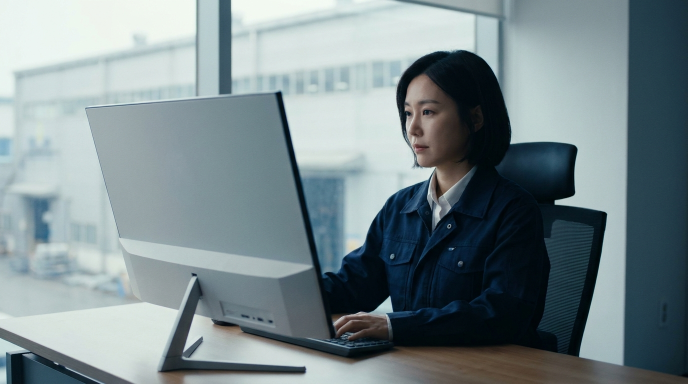
#> input picture axcore-film/assets/generated-images/K1_office_engineer.png, 1376 x 768 px, given in place of env2.png, which was not available (shown at 1/2 size)
$ python tplus_motion_v2.py
#> lines starting #> are read from the running program, lines starting #| are printed output that depends on the picture; pictures that were not available may be replaced by others from this repository, and a replacement may not be noted
#!/usr/bin/env python3
"""T PLUS logo motion v2 — light-driven reveal in one continuous 3D space.

1920x1080, 30fps, 6.8s. Every transition is motivated by light:
  0.00-1.30  macro: an ice-blue point light glides along the chrome top edge
  1.30-2.45  macro: a champagne-gold light climbs the curved stem tip
  2.45-3.55  pull back: both lights race along the contour and collide
  3.55-4.10  white bloom -> contracts to a star
  4.05-5.30  the symbol is drawn out of the star (glowing growth front)
             while rotating to front; wordmark letters swing in
  5.30-6.80  centred chrome logo, light sweep + glint, flattens to 2D white

usage: python tplus_motion_v2.py [--frames a:b] [--only 10,40] [--workers N]
"""
import argparse
import math
import os
import re
from multiprocessing import Pool

import cairosvg
import cv2
import numpy as np
from scipy.sparse import csr_matrix
from scipy.sparse.csgraph import dijkstra

W, H, FPS, DUR = 1920, 1080, 30, 6.8
NF = int(round(DUR * FPS))
ROOT = os.path.dirname(os.path.abspath(__file__))
AS = os.path.join(ROOT, "assets")
OUT = os.path.join(ROOT, "frames")
cv2.setNumThreads(1)

ICE = np.array([0.35, 0.78, 1.0], np.float32)
GOLD = np.array([1.0, 0.74, 0.38], np.float32)
WHITE = np.array([0.9, 0.95, 1.0], np.float32)
FINAL_H = 400.0  # final logo height on screen (px), centred


# ---------------------------------------------------------------- easing
def seg(t, a, b):
    return min(max((t - a) / (b - a), 0.0), 1.0)


def smooth(x):
    return x * x * (3 - 2 * x)


def smoother(x):
    return x * x * x * (x * (6 * x - 15) + 10)


def out_cubic(x):
    return 1 - (1 - x) ** 3


def in_cubic(x):
    return x ** 3


def in_out_cubic(x):
    return 4 * x ** 3 if x < 0.5 else 1 - (-2 * x + 2) ** 3 / 2


def lerp(a, b, x):
    return a + (b - a) * x


def lerpv(a, b, x):
    return np.asarray(a, float) + (np.asarray(b, float) - np.asarray(a, float)) * x


def pulse(t, c, w):
    return math.exp(-((t - c) / w) ** 2)


# ---------------------------------------------------------------- assets
def load(name, size=None):
#> called with name = 'env2.png', size = (2048, 869)
    im = cv2.imread(os.path.join(AS, name), cv2.IMREAD_COLOR)
#> im is the input picture: shape (768, 1376, 3); mean B, G, R 140.5, 136.6, 121.5
    if size:
        im = cv2.resize(im, size, interpolation=cv2.INTER_AREA)
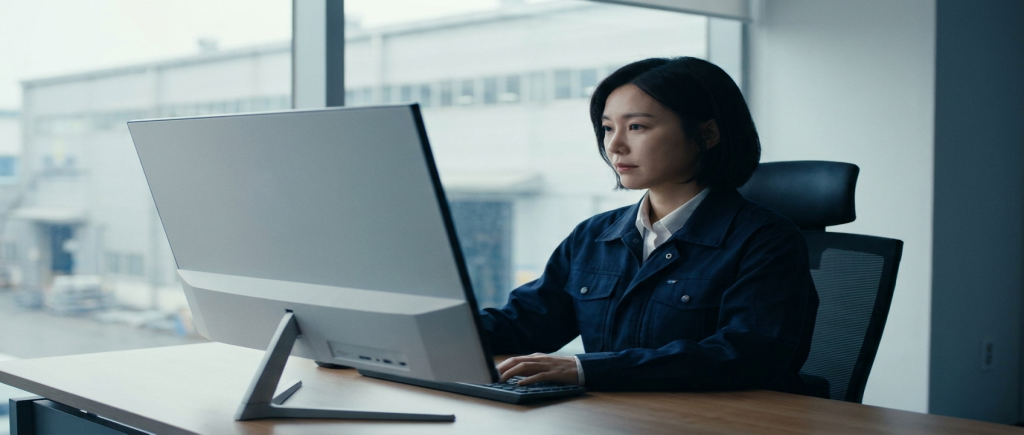
#> im: shape (869, 2048, 3) (shown at 1/2 size); mean B, G, R 140.4, 136.5, 121.4
    im = cv2.cvtColor(im, cv2.COLOR_BGR2RGB).astype(np.float32) / 255.0
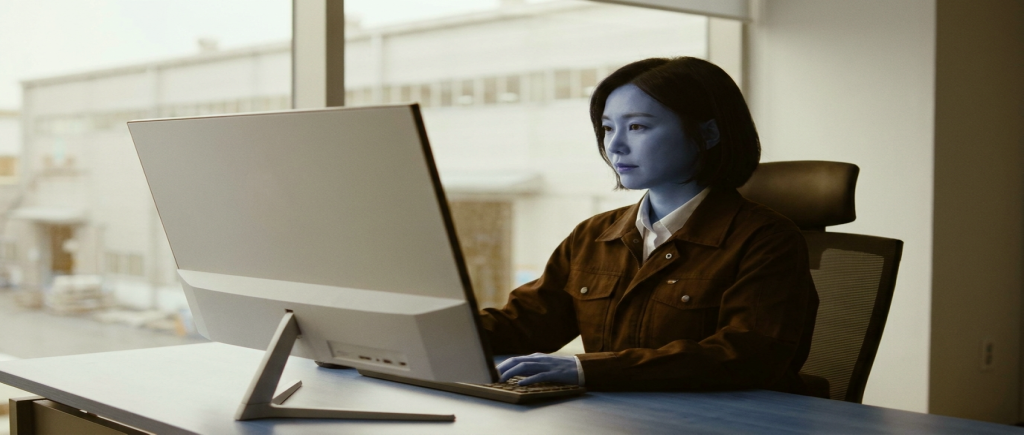
#> im: shape (869, 2048, 3) float32 (shown at 1/2 size); mean B, G, R 0.475, 0.536, 0.55
    return im ** 2.2  # linear light
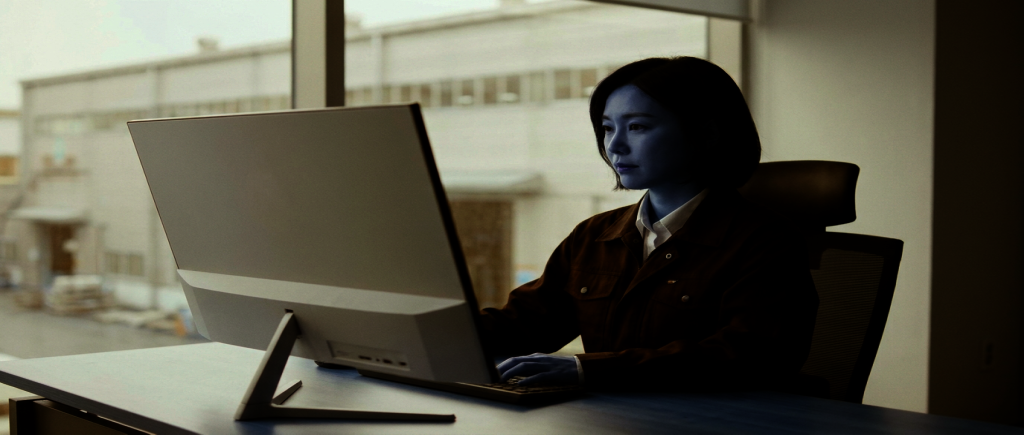
#> returned value: shape (869, 2048, 3) float32 (shown at 1/2 size); mean of channels 0, 1, 2 0.3, 0.359, 0.365; drawn as B, G, R


ENV = cv2.GaussianBlur(load("env2.png", (2048, 869)), (0, 0), 1.2) * 1.8
HAZE = load("haze.png", (2304, 1296))
#> call 2 of load, with name = 'haze.png', size = (2304, 1296)
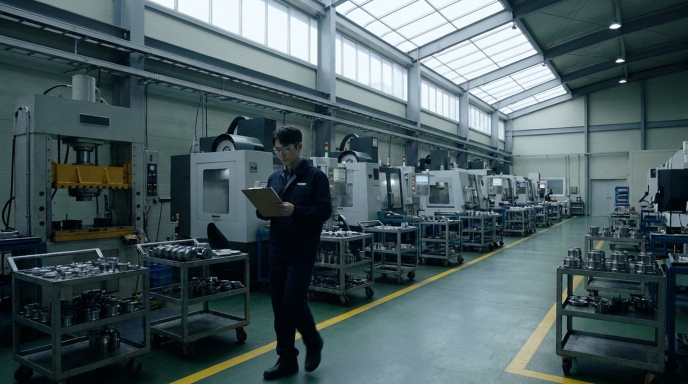
#> input picture axcore-film/assets/generated-images/K2_factory_floor.png, 1376 x 768 px, given in place of haze.png, which was not available (shown at 1/2 size)
#> in load, im is the input picture: shape (768, 1376, 3); mean B, G, R 94.5, 90.8, 73.6
#> in load (call 2), `im = cv2.cvtColor(im, cv2.COLOR_BGR2RGB).astype(np.float32) / 255.0`:
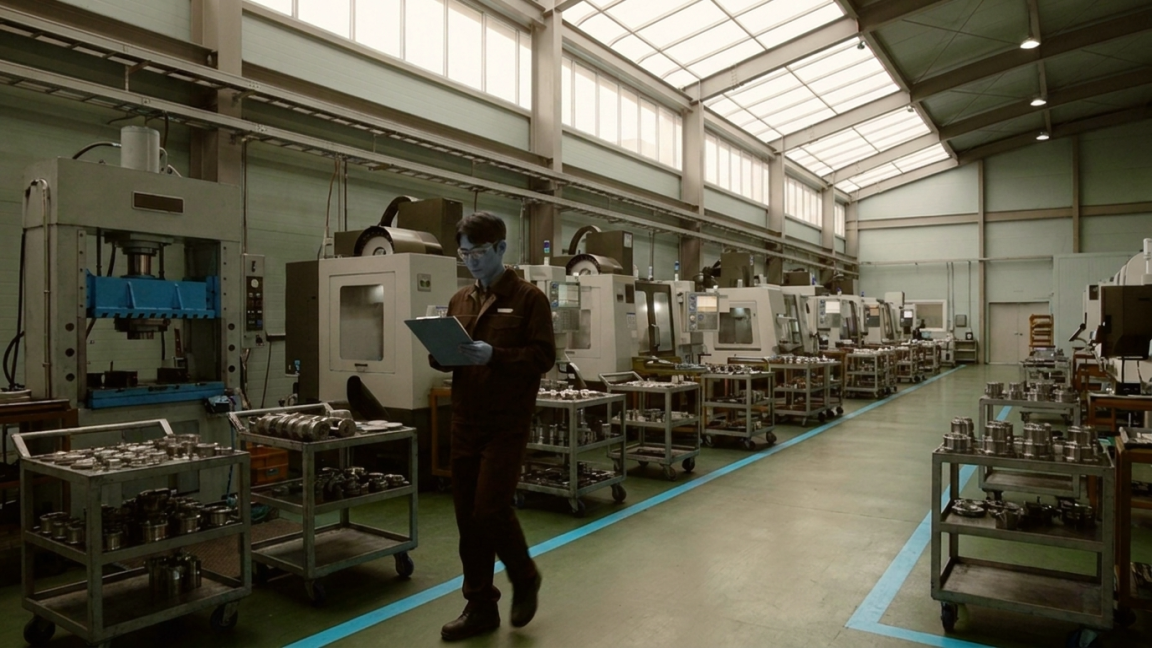
#> im: shape (1296, 2304, 3) float32 (shown at 1/2 size); mean B, G, R 0.289, 0.356, 0.371
#> in load (call 2), `return im ** 2.2`:
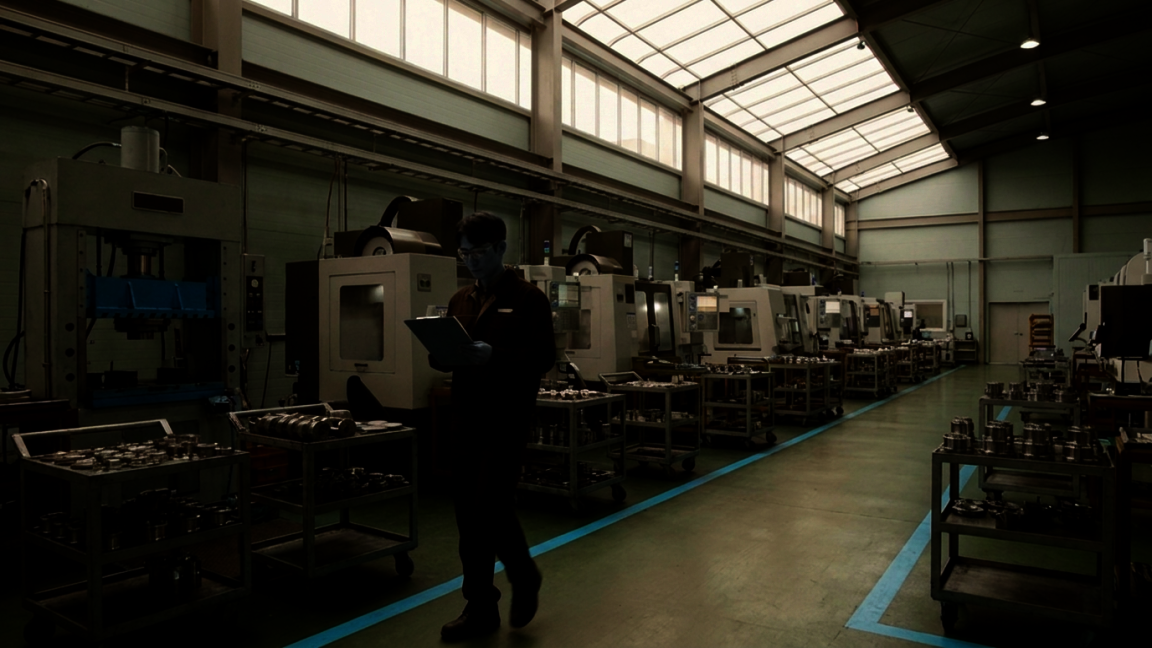
#> returned value: shape (1296, 2304, 3) float32 (shown at 1/2 size); mean of channels 0, 1, 2 0.134, 0.176, 0.187; drawn as B, G, R
BURST = load("burst.png", (1920, 1072))
STAR = load("star.png", (900, 900))
#> (the run stopped early here; a loop or call above may not have finished)
